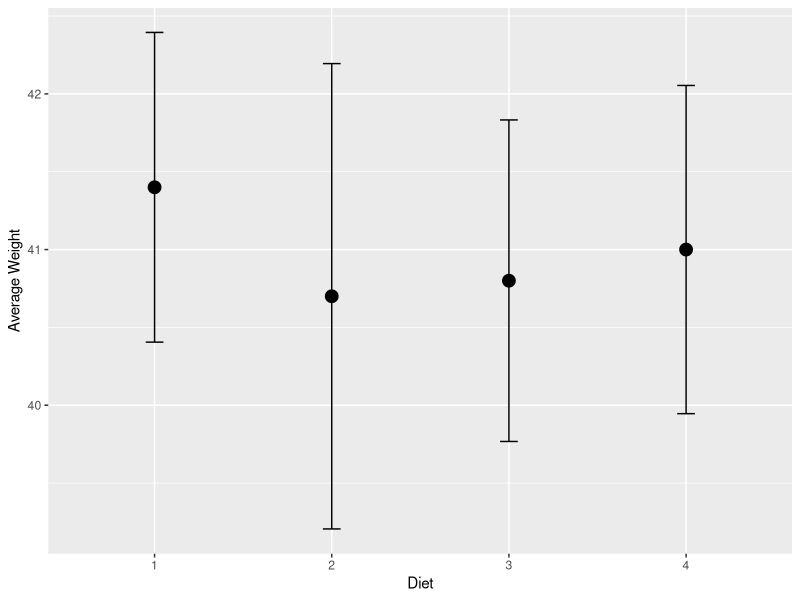
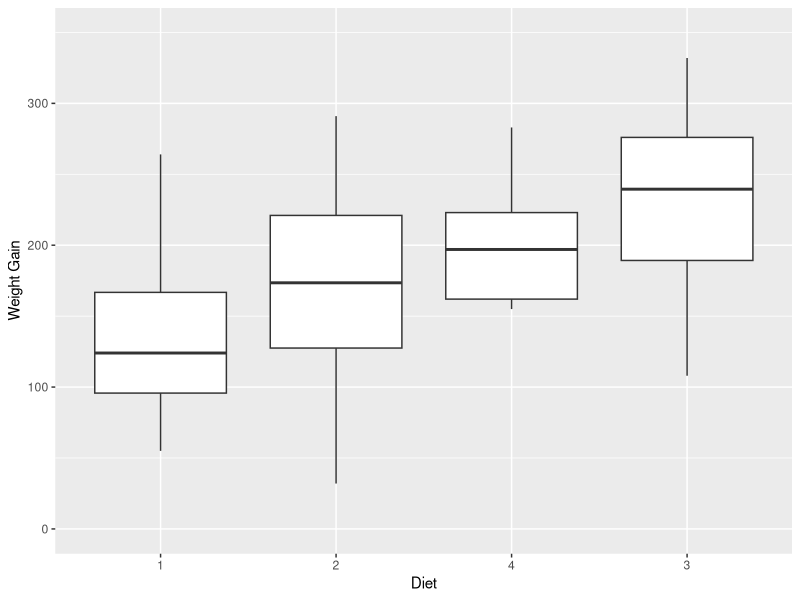
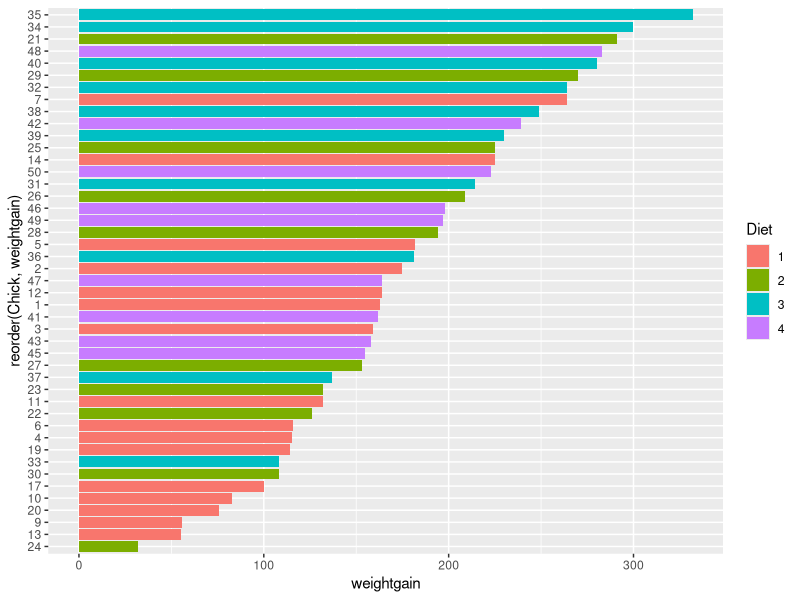
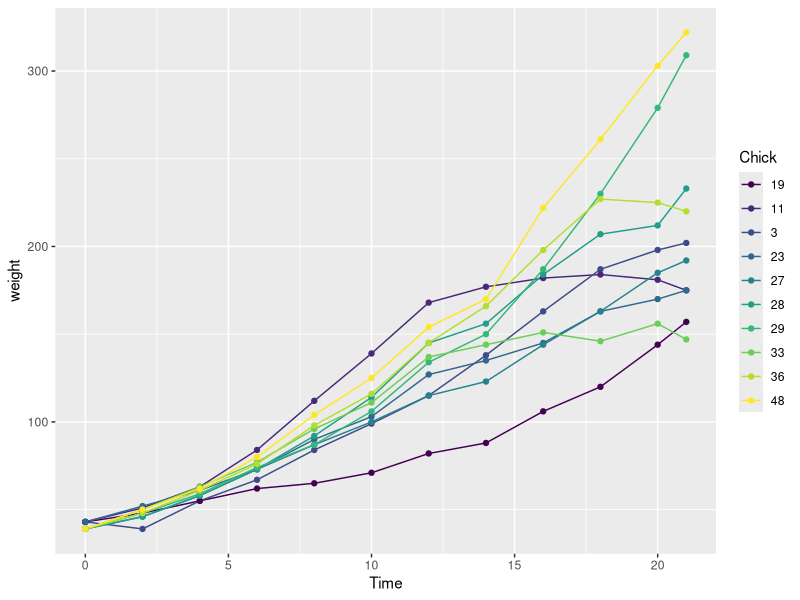
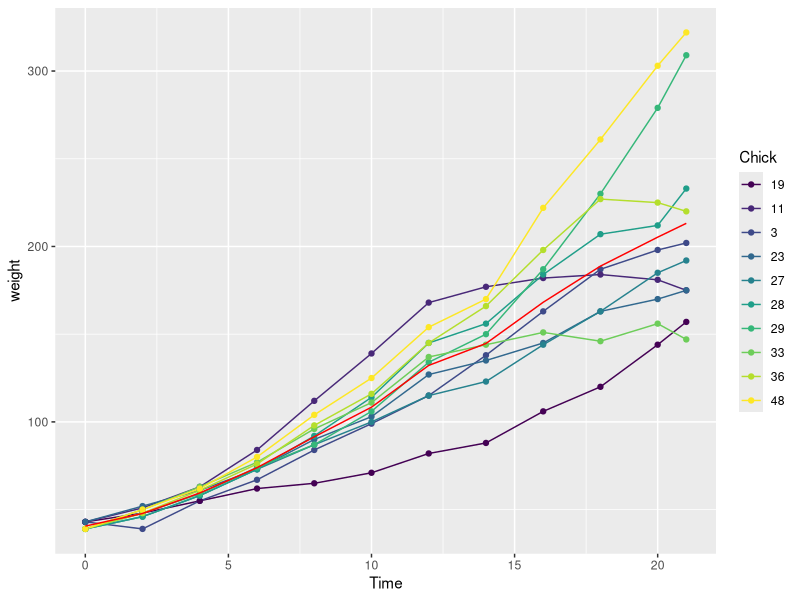
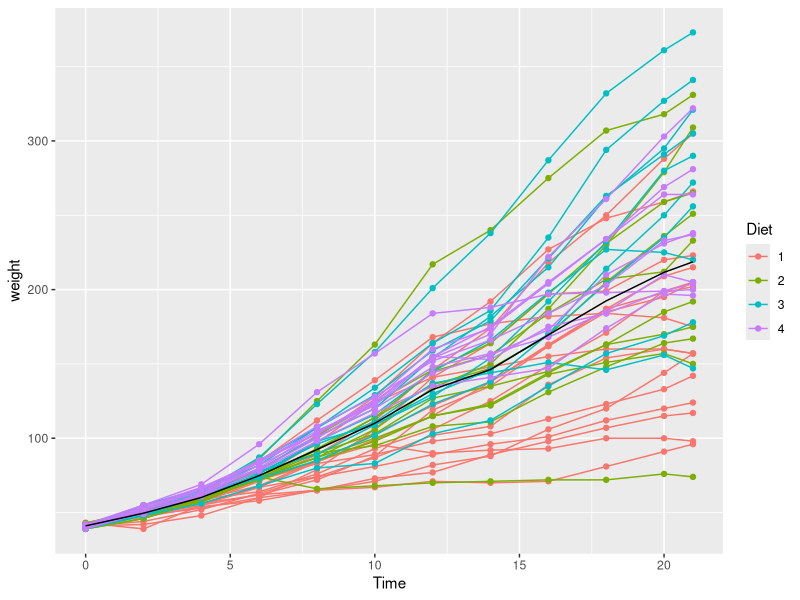

Write the R code that produced these figures, in order.
## ---- chunk 1
knitr::opts_chunk$set(echo = TRUE)
library(dplyr)
library(ggplot2)
library(datasets)
## ---- chunk 2
dat1 <- ChickWeight %>%
  filter(Time == 0) %>%
  group_by(Diet) %>%
  tally() %>%
  rename(freq = n)

dat2 <- ChickWeight %>%
 filter(Time == 0) %>%
 group_by(Diet) %>%
 summarize(avg_weight = mean(weight, na.rm = TRUE),
 sd_weight = sd(weight, na.rm = TRUE))

weight0 <- merge(dat1, dat2, by="Diet")
print(weight0)

ggplot(weight0, aes(x=Diet, y=avg_weight)) +
  geom_point(size=4) +
  geom_errorbar(aes(ymin=avg_weight-sd_weight, ymax=avg_weight+sd_weight), width=.1,
                 position=position_dodge(0.05)) +
  ylab("Average Weight")
## ---- chunk 3
dat3 <- ChickWeight %>%
        add_count(Chick) %>%
        rename(count = n)

complete <- dat3 %>%
            filter(count == 12)

complete %>% head(3)
## ---- chunk 4
complete <- complete %>%
            group_by(Chick) %>%
            mutate(weightgain = weight - weight[1])

complete %>% head(3)
## ---- chunk 5
temp <- complete %>%
        filter(Time == 21) %>%
        group_by(Diet)

ggplot(temp, aes(x=reorder(Diet, weightgain, median), y=weightgain)) + 
  geom_boxplot() + 
  ylim(0,350) + 
  xlab("Diet") + 
  ylab("Weight Gain")
## ---- chunk 6
temp2 <- complete %>%
          filter(Time == 21) %>%
          select(Chick, Diet, weightgain) %>%
          arrange(desc(weightgain))

ggplot(temp2, aes(x=reorder(Chick, weightgain), y=weightgain, fill=Diet)) + geom_bar(stat="identity") + coord_flip()

#print("Most weight gained")
temp2 %>% head(1)
#print("Least Weight gained")
temp2 %>% tail(1)
## ---- chunk 7
temp3 <- complete %>% filter(Time==0) %>% subset(weight==min(weight, na.rm=TRUE)) %>% ungroup()
temp4 <- complete %>% filter(Time==0) %>% subset(weight==max(weight, na.rm=TRUE)) %>% ungroup()
temp5 <- rbind(temp3, temp4)
temp6 <- complete %>% filter(Chick %in% temp5$Chick)
temp6

ggplot(data=temp6, aes(x=Time, y=weight, group=Chick)) + geom_line(aes(color=Chick)) + geom_point(aes(color=Chick))

## ---- chunk 8
ggplot(data=temp6, aes(x=Time, y=weight, group=Chick)) + geom_line(aes(color=Chick)) + geom_point(aes(color=Chick)) + 
  stat_summary(aes(y = weight,group=1), fun.y=mean, colour="red", geom="line",group=1)

## ---- chunk 9
temp7 <- complete %>% group_by(Diet)

ggplot(data=temp7, aes(x=Time, y=weight, group=Chick)) + geom_line(aes(color=Diet)) + geom_point(aes(color=Diet)) + 
  stat_summary(aes(y = weight,group=1), fun.y=mean, colour="black", geom="line",group=1)
